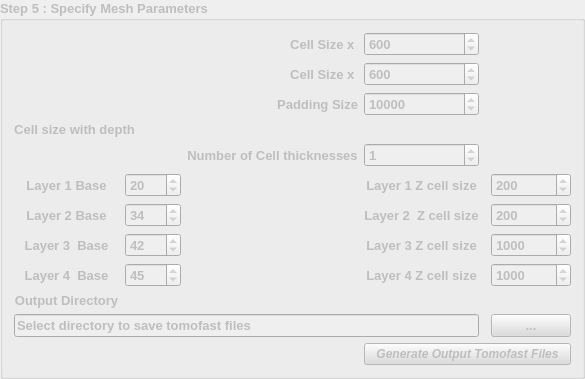
      <widget class="QGroupBox" name="groupBox_3">
       <property name="enabled">
        <bool>false</bool>
       </property>
       <property name="geometry">
        <rect>
         <x>590</x>
         <y>142</y>
         <width>541</width>
         <height>338</height>
        </rect>
       </property>
       <property name="sizePolicy">
        <sizepolicy hsizetype="Expanding" vsizetype="Expanding">
         <horstretch>0</horstretch>
         <verstretch>0</verstretch>
        </sizepolicy>
       </property>
       <property name="font">
        <font>
         <pointsize>10</pointsize>
         <weight>75</weight>
         <bold>true</bold>
        </font>
       </property>
       <property name="title">
        <string>Step 5 : Specify Mesh Parameters</string>
       </property>
       <layout class="QGridLayout" name="gridLayout_3">
        <item row="4" column="2" colspan="2">
         <widget class="QLabel" name="label_58">
          <property name="styleSheet">
           <string notr="true">font-family: Arial; 
font-size: 13px;
</string>
          </property>
          <property name="text">
           <string>Number of Cell thicknesses</string>
          </property>
          <property name="alignment">
           <set>Qt::AlignCenter</set>
          </property>
         </widget>
        </item>
        <item row="2" column="3">
         <widget class="QLabel" name="label_33">
          <property name="styleSheet">
           <string notr="true">font-family: Arial; 
font-size: 13px;
</string>
          </property>
          <property name="text">
           <string>Padding Size</string>
          </property>
          <property name="alignment">
           <set>Qt::AlignRight|Qt::AlignTrailing|Qt::AlignVCenter</set>
          </property>
         </widget>
        </item>
        <item row="7" column="1">
         <widget class="QSpinBox" name="spinBox_4">
          <property name="enabled">
           <bool>false</bool>
          </property>
          <property name="maximum">
           <number>1000</number>
          </property>
          <property name="value">
           <number>42</number>
          </property>
         </widget>
        </item>
        <item row="8" column="6">
         <widget class="QgsDoubleSpinBox" name="mQgsDoubleSpinBox_11">
          <property name="enabled">
           <bool>false</bool>
          </property>
          <property name="decimals">
           <number>0</number>
          </property>
          <property name="maximum">
           <double>10000.000000000000000</double>
          </property>
          <property name="singleStep">
           <double>50.000000000000000</double>
          </property>
          <property name="value">
           <double>1000.000000000000000</double>
          </property>
         </widget>
        </item>
        <item row="11" column="4" colspan="3">
         <widget class="QPushButton" name="pushButton_14">
          <property name="enabled">
           <bool>false</bool>
          </property>
          <property name="styleSheet">
           <string notr="true">background-color: rgb(220, 220, 220);
font-weight: bold;
font-style: italic;
font-family: Arial; 
font-size: 12px;


</string>
          </property>
          <property name="text">
           <string>Generate Output Tomofast Files</string>
          </property>
         </widget>
        </item>
        <item row="8" column="1">
         <widget class="QSpinBox" name="spinBox_5">
          <property name="enabled">
           <bool>false</bool>
          </property>
          <property name="maximum">
           <number>1000</number>
          </property>
          <property name="value">
           <number>45</number>
          </property>
         </widget>
        </item>
        <item row="5" column="1">
         <widget class="QSpinBox" name="spinBox_2">
          <property name="enabled">
           <bool>false</bool>
          </property>
          <property name="maximum">
           <number>1000</number>
          </property>
          <property name="value">
           <number>20</number>
          </property>
         </widget>
        </item>
        <item row="7" column="6">
         <widget class="QgsDoubleSpinBox" name="mQgsDoubleSpinBox_9">
          <property name="enabled">
           <bool>false</bool>
          </property>
          <property name="decimals">
           <number>0</number>
          </property>
          <property name="maximum">
           <double>10000.000000000000000</double>
          </property>
          <property name="singleStep">
           <double>50.000000000000000</double>
          </property>
          <property name="value">
           <double>1000.000000000000000</double>
          </property>
         </widget>
        </item>
        <item row="10" column="0" colspan="5">
         <widget class="QLineEdit" name="lineEdit_17">
          <property name="enabled">
           <bool>false</bool>
          </property>
          <property name="autoFillBackground">
           <bool>false</bool>
          </property>
          <property name="styleSheet">
           <string notr="true">font-color:gray
</string>
          </property>
          <property name="inputMask">
           <string/>
          </property>
          <property name="text">
           <string>Select directory to save tomofast files</string>
          </property>
          <property name="placeholderText">
           <string/>
          </property>
         </widget>
        </item>
        <item row="6" column="1">
         <widget class="QSpinBox" name="spinBox_3">
          <property name="enabled">
           <bool>false</bool>
          </property>
          <property name="maximum">
           <number>1000</number>
          </property>
          <property name="value">
           <number>34</number>
          </property>
         </widget>
        </item>
        <item row="7" column="4">
         <widget class="QLabel" name="label_54">
          <property name="styleSheet">
           <string notr="true">font-family: Arial; 
font-size: 13px;
</string>
          </property>
          <property name="text">
           <string>Layer 3 Z cell size</string>
          </property>
          <property name="alignment">
           <set>Qt::AlignCenter</set>
          </property>
         </widget>
        </item>
        <item row="0" column="3">
         <widget class="QLabel" name="label_21">
          <property name="styleSheet">
           <string notr="true">font-family: Arial; 
font-size: 13px;
</string>
          </property>
          <property name="text">
           <string>Cell Size x </string>
          </property>
          <property name="alignment">
           <set>Qt::AlignRight|Qt::AlignTrailing|Qt::AlignVCenter</set>
          </property>
         </widget>
        </item>
        <item row="5" column="4">
         <widget class="QLabel" name="label_50">
          <property name="styleSheet">
           <string notr="true">font-family: Arial; 
font-size: 13px;
</string>
          </property>
          <property name="text">
           <string>Layer 1 Z cell size</string>
          </property>
          <property name="alignment">
           <set>Qt::AlignCenter</set>
          </property>
         </widget>
        </item>
        <item row="1" column="4">
         <widget class="QgsSpinBox" name="mQgsSpinBox_2">
          <property name="maximum">
           <number>10000</number>
          </property>
          <property name="singleStep">
           <number>50</number>
          </property>
          <property name="value">
           <number>600</number>
          </property>
          <property name="displayIntegerBase">
           <number>10</number>
          </property>
         </widget>
        </item>
        <item row="5" column="0">
         <widget class="QLabel" name="label_49">
          <property name="styleSheet">
           <string notr="true">font-family: Arial; 
font-size: 13px;
</string>
          </property>
          <property name="text">
           <string>Layer 1 Base</string>
          </property>
          <property name="alignment">
           <set>Qt::AlignCenter</set>
          </property>
         </widget>
        </item>
        <item row="4" column="4">
         <widget class="QSpinBox" name="spinBox">
          <property name="enabled">
           <bool>false</bool>
          </property>
          <property name="maximum">
           <number>4</number>
          </property>
          <property name="value">
           <number>1</number>
          </property>
         </widget>
        </item>
        <item row="6" column="4">
         <widget class="QLabel" name="label_52">
          <property name="styleSheet">
           <string notr="true">font-family: Arial; 
font-size: 13px;
</string>
          </property>
          <property name="text">
           <string>Layer 2  Z cell size</string>
          </property>
          <property name="alignment">
           <set>Qt::AlignCenter</set>
          </property>
         </widget>
        </item>
        <item row="6" column="6">
         <widget class="QgsDoubleSpinBox" name="mQgsDoubleSpinBox_6">
          <property name="enabled">
           <bool>false</bool>
          </property>
          <property name="decimals">
           <number>0</number>
          </property>
          <property name="maximum">
           <double>10000.000000000000000</double>
          </property>
          <property name="singleStep">
           <double>50.000000000000000</double>
          </property>
          <property name="value">
           <double>200.000000000000000</double>
          </property>
         </widget>
        </item>
        <item row="6" column="0">
         <widget class="QLabel" name="label_51">
          <property name="styleSheet">
           <string notr="true">font-family: Arial; 
font-size: 13px;
</string>
          </property>
          <property name="text">
           <string>Layer 2 Base</string>
          </property>
          <property name="alignment">
           <set>Qt::AlignCenter</set>
          </property>
         </widget>
        </item>
        <item row="3" column="0" colspan="2">
         <widget class="QLabel" name="label_57">
          <property name="sizePolicy">
           <sizepolicy hsizetype="Fixed" vsizetype="Fixed">
            <horstretch>0</horstretch>
            <verstretch>0</verstretch>
           </sizepolicy>
          </property>
          <property name="font">
           <font>
            <family>Arial</family>
            <pointsize>-1</pointsize>
            <weight>75</weight>
            <bold>true</bold>
           </font>
          </property>
          <property name="styleSheet">
           <string notr="true">font-family: Arial; 
font-size: 13px;
</string>
          </property>
          <property name="text">
           <string>Cell size with depth</string>
          </property>
          <property name="alignment">
           <set>Qt::AlignCenter</set>
          </property>
         </widget>
        </item>
        <item row="8" column="4">
         <widget class="QLabel" name="label_56">
          <property name="styleSheet">
           <string notr="true">font-family: Arial; 
font-size: 13px;
</string>
          </property>
          <property name="text">
           <string>Layer 4 Z cell size</string>
          </property>
          <property name="alignment">
           <set>Qt::AlignCenter</set>
          </property>
         </widget>
        </item>
        <item row="9" column="0">
         <widget class="QLabel" name="label_48">
          <property name="styleSheet">
           <string notr="true">font-family: Arial; 
font-size: 13px;
</string>
          </property>
          <property name="text">
           <string>Output Directory</string>
          </property>
          <property name="alignment">
           <set>Qt::AlignCenter</set>
          </property>
         </widget>
        </item>
        <item row="5" column="6">
         <widget class="QgsDoubleSpinBox" name="mQgsDoubleSpinBox_5">
          <property name="enabled">
           <bool>false</bool>
          </property>
          <property name="decimals">
           <number>0</number>
          </property>
          <property name="maximum">
           <double>10000.000000000000000</double>
          </property>
          <property name="singleStep">
           <double>50.000000000000000</double>
          </property>
          <property name="value">
           <double>200.000000000000000</double>
          </property>
         </widget>
        </item>
        <item row="7" column="0">
         <widget class="QLabel" name="label_53">
          <property name="styleSheet">
           <string notr="true">font-family: Arial; 
font-size: 13px;
</string>
          </property>
          <property name="text">
           <string>Layer 3  Base</string>
          </property>
          <property name="alignment">
           <set>Qt::AlignCenter</set>
          </property>
         </widget>
        </item>
        <item row="8" column="0">
         <widget class="QLabel" name="label_55">
          <property name="styleSheet">
           <string notr="true">font-family: Arial; 
font-size: 13px;
</string>
          </property>
          <property name="text">
           <string>Layer 4  Base</string>
          </property>
          <property name="alignment">
           <set>Qt::AlignCenter</set>
          </property>
         </widget>
        </item>
        <item row="10" column="6">
         <widget class="QPushButton" name="pushButton_10">
          <property name="enabled">
           <bool>false</bool>
          </property>
          <property name="toolTip">
           <string>Choose your Main Project </string>
          </property>
          <property name="whatsThis">
           <string/>
          </property>
          <property name="styleSheet">
           <string notr="true">background-color: rgb(220, 220, 220, 255);</string>
          </property>
          <property name="text">
           <string>...</string>
          </property>
         </widget>
        </item>
        <item row="2" column="4">
         <widget class="QgsSpinBox" name="mQgsSpinBox_3">
          <property name="maximum">
           <number>100000</number>
          </property>
          <property name="singleStep">
           <number>50</number>
          </property>
          <property name="value">
           <number>10000</number>
          </property>
          <property name="displayIntegerBase">
           <number>10</number>
          </property>
         </widget>
        </item>
        <item row="1" column="3">
         <widget class="QLabel" name="label_27">
          <property name="styleSheet">
           <string notr="true">font-family: Arial; 
font-size: 13px;
</string>
          </property>
          <property name="text">
           <string>Cell Size x </string>
          </property>
          <property name="alignment">
           <set>Qt::AlignRight|Qt::AlignTrailing|Qt::AlignVCenter</set>
          </property>
         </widget>
        </item>
        <item row="0" column="4">
         <widget class="QgsSpinBox" name="mQgsSpinBox">
          <property name="maximum">
           <number>10000</number>
          </property>
          <property name="singleStep">
           <number>50</number>
          </property>
          <property name="value">
           <number>600</number>
          </property>
          <property name="displayIntegerBase">
           <number>10</number>
          </property>
         </widget>
        </item>
       </layout>
      </widget>
